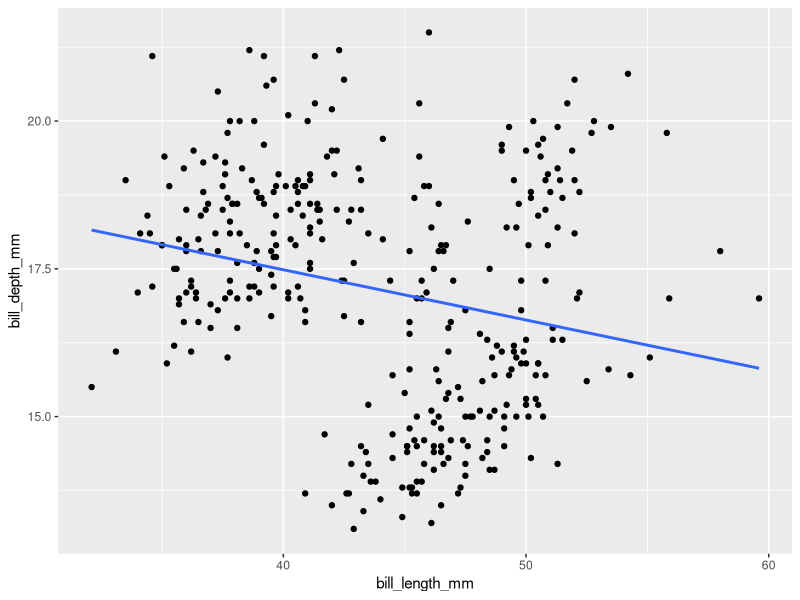
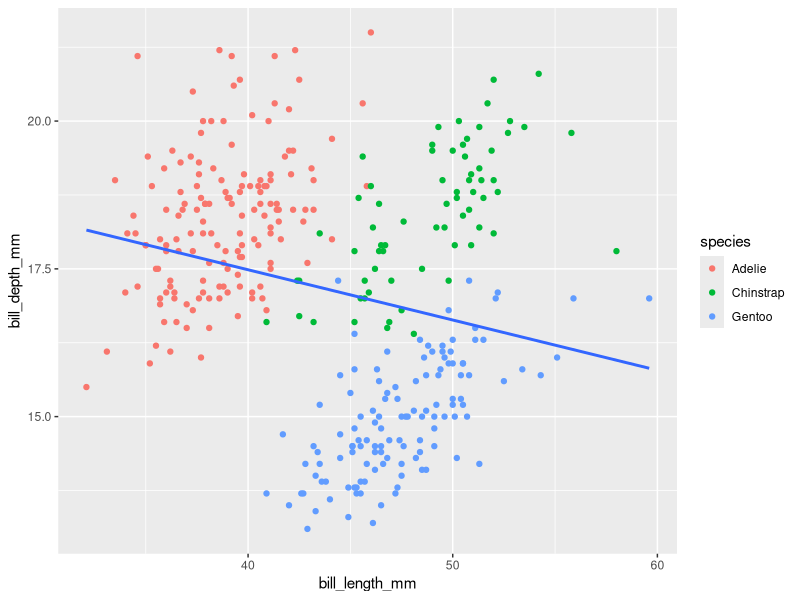
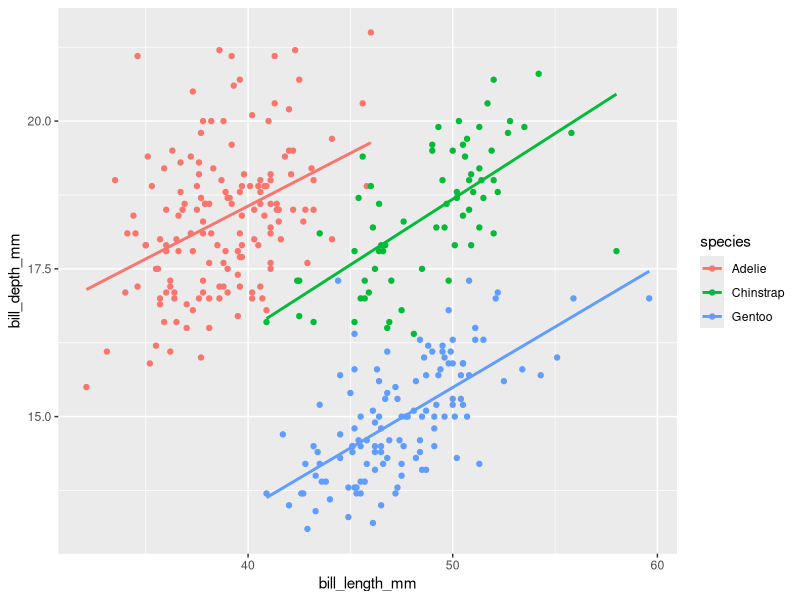
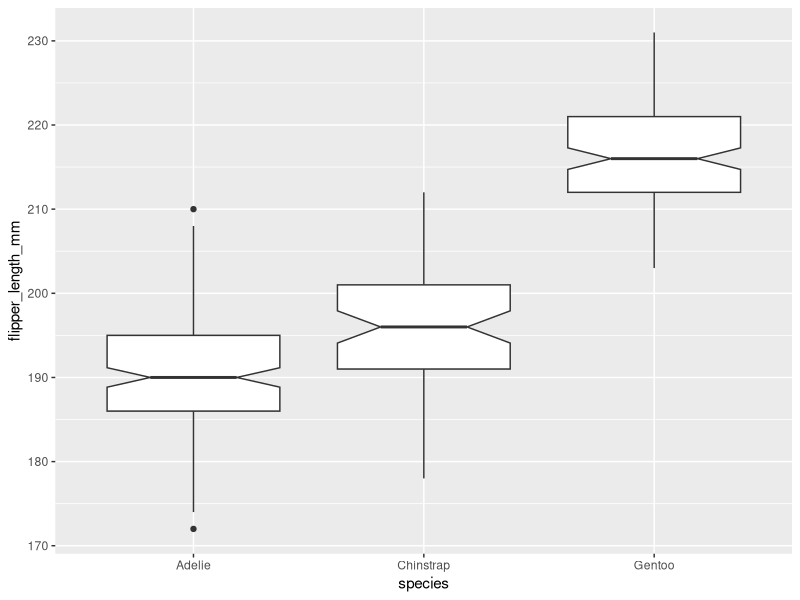
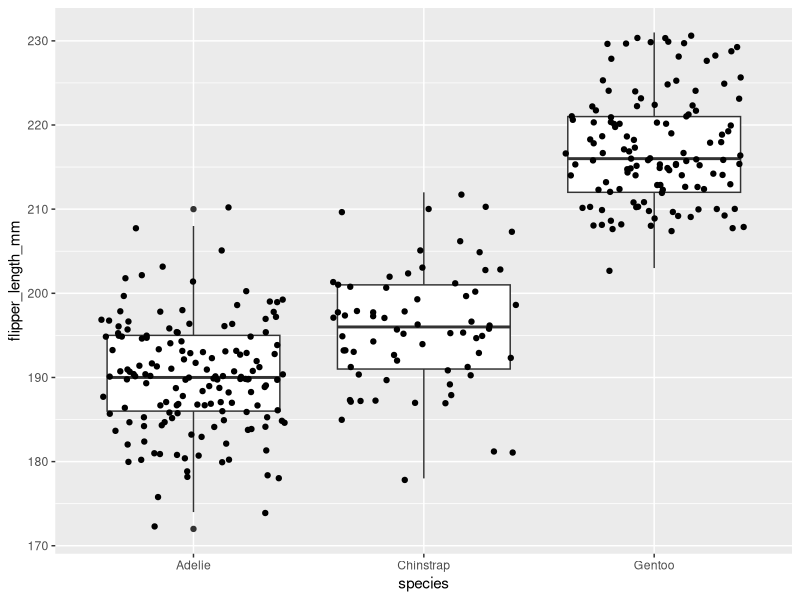
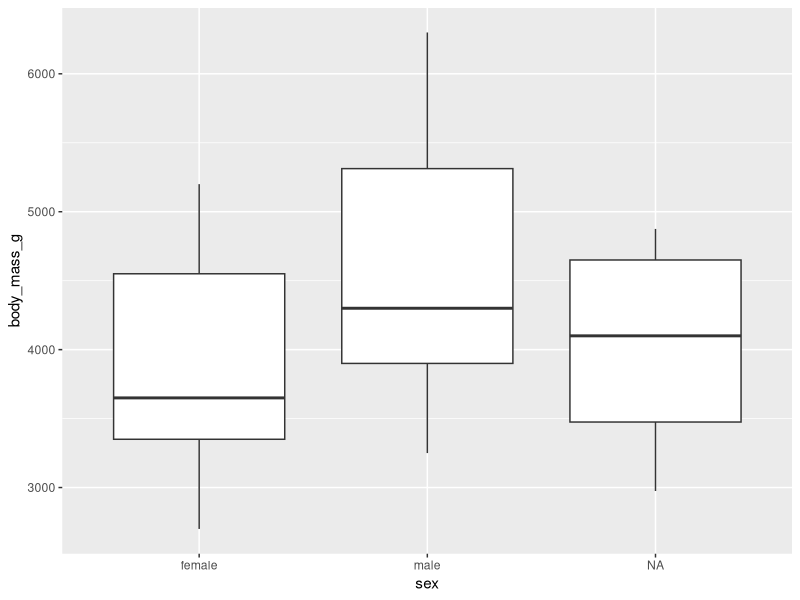
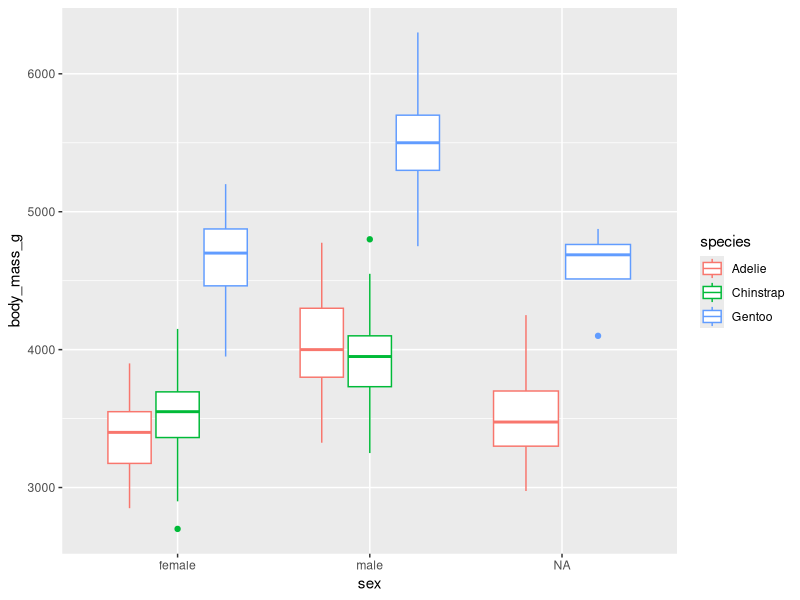
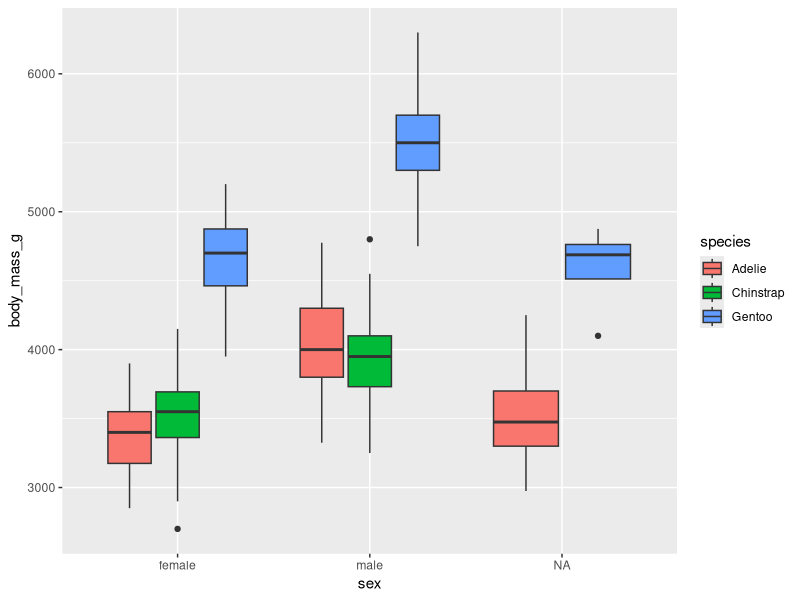

Source code (R) for these figures, in order:
## ---- chunk 1
# install.packages("tidyverse")
# install.packages("palmerpenguins")
library(tidyverse)
library(palmerpenguins)
## ---- chunk 2
theme_set(theme_gray())
print(penguins, n=6)
## ---- chunk 3
# Bill length vs. bill depth scatterplot with regression line
ggplot(
  data = penguins,
  aes(
    x = bill_length_mm,
    y = bill_depth_mm
  )
) +
  geom_point() +
  geom_smooth(method = "lm", se = FALSE)
## ---- chunk 4
# Bill length vs. bill depth scatterplot with regression line
# color as aesthetic local to the point layer
ggplot(penguins, aes(bill_length_mm, bill_depth_mm)) +
  geom_point(aes(color = species)) +
  geom_smooth(method = "lm", se = FALSE)
## ---- chunk 5
# Option A: Define color aesthetic in smooth layer as well
ggplot(penguins, aes(x = bill_length_mm, y = bill_depth_mm)) +
  geom_point(aes(color = species)) +
  geom_smooth(aes(color = species),
    method = "lm", se = FALSE
  )
## ---- chunk 6
# Basic boxplot of flipper length with notches
ggplot(penguins, aes(species, flipper_length_mm)) +
  geom_boxplot(notch = TRUE)
## ---- chunk 7
ggplot(penguins, aes(species, flipper_length_mm)) +
  geom_boxplot() +
  geom_point(position = position_jitter(seed = 123))
## ---- chunk 8
# Basic boxplot of body mass for penguins of different sex
ggplot(penguins, aes(x = sex, y = body_mass_g)) +
  geom_boxplot()
## ---- chunk 9
ggplot(penguins, aes(x = sex, 
                     y = body_mass_g)) +
  geom_boxplot(aes(color = species))
## ---- chunk 10
ggplot(penguins, aes(x = sex, y = body_mass_g)) +
  geom_boxplot(aes(fill = species))
## ---- chunk 11
ggplot(penguins, aes(x = sex, y = body_mass_g)) +
  geom_boxplot() +
  facet_wrap(~species)
## ---- chunk 12
ggplot(penguins, aes(x = sex, y = body_mass_g)) +
  geom_violin() +
  geom_boxplot(width = .4) +
  facet_wrap(~species)
## ---- chunk 13
ggplot(penguins, aes(species, flipper_length_mm, color = species)) +
  geom_boxplot(width = 0.3) +
  geom_point(
    alpha = 0.5,
    position = position_jitter(width = 0.2, seed = 123)
  ) +
  ggsci::scale_color_uchicago() +
  labs(x = "Species", y = "Flipper length (mm)") +
  theme_minimal() +
  theme(legend.position = "none")
## ---- chunk 14
ggplot(
  data = penguins,
  aes(
    x = bill_length_mm,
    y = bill_depth_mm,
    color = species,
    shape = species
  )
) +
  geom_point(size = 3, alpha = 0.8) +
  geom_smooth(method = "lm", se = FALSE) +
  scale_color_manual(values = c("darkorange", "purple", "cyan4")) +
  labs(
    title = "Penguin bill dimensions",
    subtitle = "Bill length and depth for Adelie, Chinstrap and Gentoo Penguins at Palmer Station LTER",
    x = "Bill length (mm)",
    y = "Bill depth (mm)",
    color = "Penguin species",
    shape = "Penguin species"
  ) +
  theme_minimal() +
  theme(
    legend.position = c(0.85, 0.15),
    legend.background = element_rect(fill = "white", color = NA)
  )
